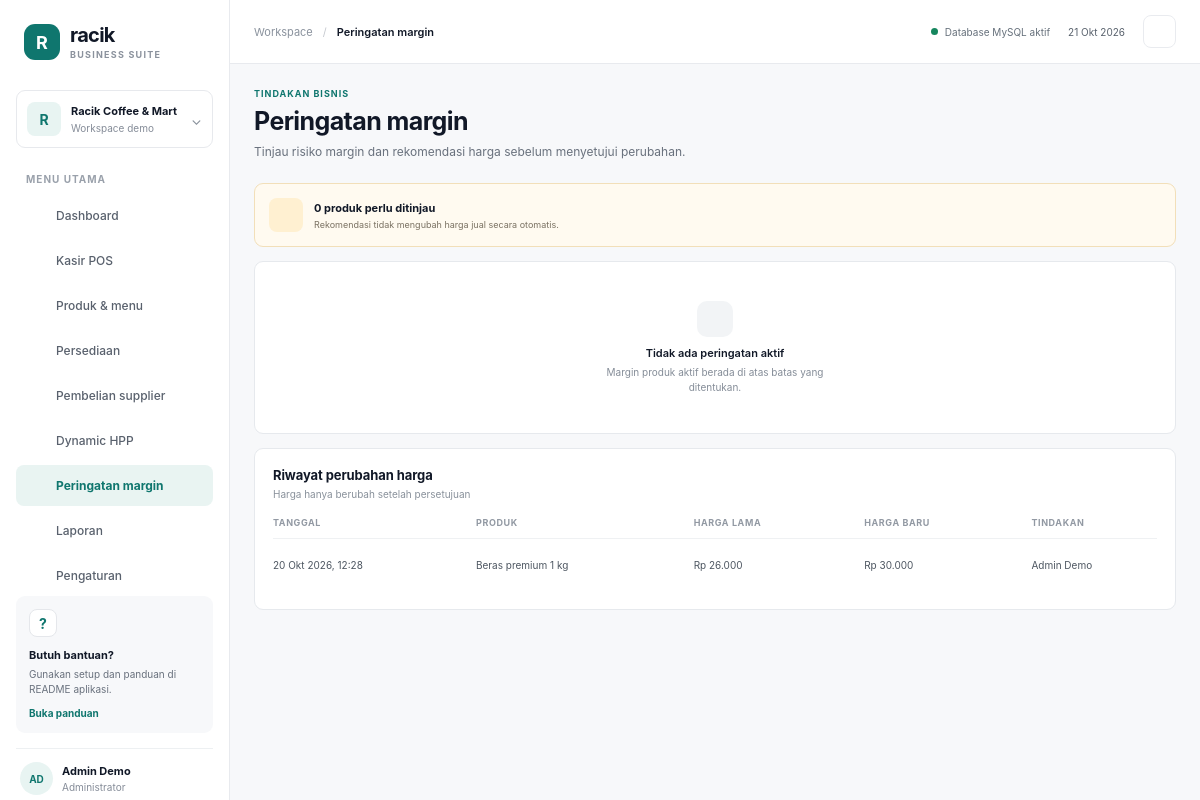
The app's page /?page=alerts with its own data.
### tables this page shows
CREATE TABLE `price_history` (
  `id` bigint UNSIGNED NOT NULL,
  `product_id` int UNSIGNED DEFAULT NULL,
  `product_name` varchar(150) NOT NULL,
  `old_price` decimal(14,2) NOT NULL,
  `new_price` decimal(14,2) NOT NULL,
  `action_by` varchar(100) NOT NULL DEFAULT 'Admin Demo',
  `created_at` timestamp NOT NULL DEFAULT CURRENT_TIMESTAMP
);

### index.php (called while the page is built, shortened)
<?php
require_once __DIR__ . '/config/database.php';
require_once __DIR__ . '/includes/functions.php';
$page = preg_replace('/[^a-z_]/', '', (string) ($_GET['page'] ?? 'dashboard')) ?: 'dashboard';
require __DIR__ . '/includes/header.php';
require __DIR__ . '/pages/' . $page . '.php';
require __DIR__ . '/includes/footer.php';

### config/database.php (called while the page is built, shortened)
<?php
function db(bool $withoutDatabase = false): PDO
{
    static $connection = null;
    if (!$withoutDatabase && $connection instanceof PDO) {
        return $connection;
    }
    $database = $withoutDatabase ? '' : ';dbname=' . DB_NAME;
    $dsn = 'mysql:host=' . DB_HOST . ';port=' . DB_PORT . $database . ';charset=utf8mb4';
    try {
        $pdo = new PDO($dsn, DB_USER, DB_PASS, [
            PDO::ATTR_ERRMODE => PDO::ERRMODE_EXCEPTION,
            PDO::ATTR_DEFAULT_FETCH_MODE => PDO::FETCH_ASSOC,
            PDO::ATTR_EMULATE_PREPARES => false,
        ]);
    } catch (PDOException $exception) {
        if (!$withoutDatabase && str_contains($exception->getMessage(), 'Unknown database')) {
            header('Location: setup.php');
            exit;
        }
        throw $exception;
    }
    return $pdo;
}

### pages/alerts.php (the view, shortened to what this page needs)
<?php
$warnings = margin_products($pdo);
$priceHistory = $pdo->query('SELECT * FROM price_history ORDER BY created_at DESC LIMIT 50')->fetchAll();
?>
<div class="alert-summary"><span class="alert-summary-icon"><?= icon('alerts', 20) ?></span><span><strong><?= count($warnings) ?> produk perlu ditinjau</strong><small>Rekomendasi tidak mengubah harga jual secara otomatis.</small></span></div>
<?php if (!$warnings): ?><section class="panel"><div class="empty-state"><span class="empty-icon"><?= icon('check', 20) ?></span><strong>Tidak ada peringatan aktif</strong><p>Margin produk aktif berada di atas batas yang ditentukan.</p></div></section><?php endif; ?>
<section class="panel section-gap"><div class="panel-heading"><div><h2>Riwayat perubahan harga</h2><p>Harga hanya berubah setelah persetujuan</p></div></div>
<?php if (!$priceHistory): ?><div class="empty-state"><span class="empty-icon"><?= icon('clock', 20) ?></span><strong>Belum ada perubahan harga</strong><p>Harga yang disetujui akan tersimpan di sini.</p></div><?php else: ?><div class="table-wrap"><table><thead><tr><th>TANGGAL</th><th>PRODUK</th><th>HARGA LAMA</th><th>HARGA BARU</th><th>TINDAKAN</th></tr></thead><tbody><?php foreach ($priceHistory as $history): ?><tr><td><?= e(date_id($history['created_at'], true)) ?></td><td><?= e($history['product_name']) ?></td><td><?= rupiah($history['old_price']) ?></td><td><?= rupiah($history['new_price']) ?></td><td><?= e($history['action_by']) ?></td></tr><?php endforeach; ?></tbody></table></div><?php endif; ?>
</section>

### assets/css/app.css (style rules this page uses)
:root { font-family: "SF Pro Display", "SF Pro Text", -apple-system, BlinkMacSystemFont, "Segoe UI", sans-serif; color: #111827; background: #f7f8fa; font-synthesis: none; text-rendering: optimizeLegibility; -webkit-font-smoothing: antialiased; -moz-osx-font-smoothing: grayscale; font-size: 14px; }
* { box-sizing: border-box; }
body { min-width: 360px; min-height: 100vh; margin: 0; background: #f7f8fa; }
h1, h2, h3, p { margin-top: 0; }
.panel { min-width: 0; padding: 18px; border: 1px solid #e6e9ed; border-radius: 9px; background: white; }
.panel-heading { display: flex; align-items: flex-start; justify-content: space-between; gap: 12px; margin-bottom: 17px; }
.panel-heading h2, .cart-header h2 { margin: 0; font-size: 13px; font-weight: 650; letter-spacing: -.1px; }
.panel-heading p, .cart-header p { margin: 5px 0 0; color: #89919b; font-size: 10px; }
.table-wrap { width: 100%; overflow-x: auto; }
table { width: 100%; border-collapse: collapse; text-align: left; white-space: nowrap; }
th { padding: 0 11px 10px; color: #9299a3; font-size: 9px; font-weight: 700; letter-spacing: .6px; }
td { height: 52px; padding: 8px 11px; border-top: 1px solid #eff1f3; color: #4d5661; font-size: 10px; }
th:first-child, td:first-child { padding-left: 0; }
th:last-child, td:last-child { padding-right: 0; }
.empty-state { min-height: 135px; display: flex; flex-direction: column; align-items: center; justify-content: center; padding: 18px 12px; text-align: center; }
.empty-icon { width: 36px; height: 36px; display: grid; place-items: center; margin-bottom: 9px; border-radius: 10px; color: #87909a; background: #f2f4f6; }
.empty-state > strong { font-size: 11px; font-weight: 620; }
.empty-state p { max-width: 260px; margin: 5px 0 0; color: #858d98; font-size: 10px; line-height: 1.5; }
.section-gap { margin-top: 14px; }
.alert-summary { display: flex; align-items: center; gap: 11px; margin-bottom: 14px; padding: 14px; border: 1px solid #f2dfb9; border-radius: 9px; background: #fffaf0; }
.alert-summary-icon { width: 34px; height: 34px; display: grid; place-items: center; border-radius: 8px; color: #b45309; background: #fff0d1; }
.alert-summary strong, .alert-summary small { display: block; }
.alert-summary strong { font-size: 11px; }
.alert-summary small { margin-top: 4px; color: #7a7162; font-size: 9px; }

### records on screen
price_history: created_at "20 Okt 2026, 12:28", product_name "Beras premium 1 kg", old_price "Rp 26.000", new_price "Rp 30.000", action_by "Admin Demo"

### other values on screen
$businessName "Racik Coffee & Mart"
$label "Dashboard"
$label "Kasir POS"
$label "Produk & menu"
$label "Persediaan"
$label "Pembelian supplier"
$label "Dynamic HPP"
$label "Peringatan margin"
$label "Laporan"
$label "Pengaturan"
$menu[$activePage][0] "Peringatan margin"
$eyebrow "TINDAKAN BISNIS"
$title "Peringatan margin"
$description "Tinjau risiko margin dan rekomendasi harga sebelum menyetujui perubahan."
count($warnings) "0"
